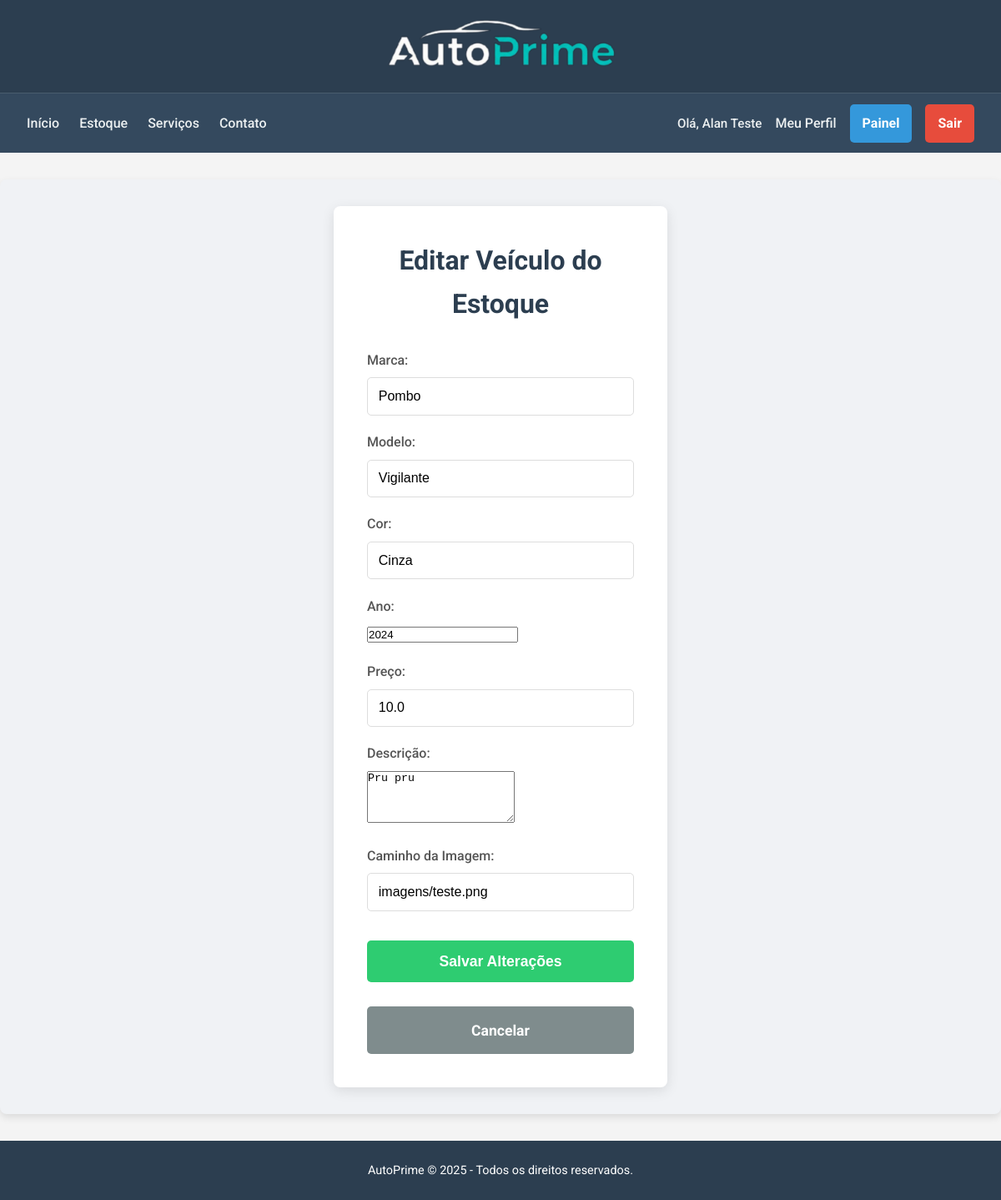
The app's page /admin/veiculos/editar/8 (signed in) with its own data.
### app.py (models this page shows)
class Estoque(db.Model):
    id = db.Column(db.Integer, primary_key=True)
    marca = db.Column(db.String(100), nullable=False)
    modelo = db.Column(db.String(100), nullable=False)
    ano = db.Column(db.Integer, nullable=False)
    preco = db.Column(db.Float, nullable=False)
    descricao = db.Column(db.Text, nullable=True)
    imagem_url = db.Column(db.String(200), nullable=False)
    cor = db.Column(db.String(50), nullable=False)
    status = db.Column(db.String(20), nullable=False, default='Disponível')
    test_drives = db.relationship(
        'TestDrive',
        backref='veiculo',
        lazy=True,
        cascade="all, delete-orphan"
    )
    venda = db.relationship(
        'Venda',
        backref='veiculo',
        uselist=False,
        cascade="all, delete-orphan"
    )

### app.py (the view, shortened to what this page needs)
@app.route('/admin/veiculos/editar/<int:veiculo_id>', methods=['GET', 'POST'])
@admin_required
def editar_veiculo(veiculo_id):
    veiculo = Estoque.query.get_or_404(veiculo_id)
    return render_template('editar_veiculo.html', veiculo=veiculo)

### app.py (called while the page is built)
def admin_required(f):
    @wraps(f)
    def decorated_function(*args, **kwargs):
        if not session.get('is_admin'):
            flash('Acesso negado. Você precisa ser um administrador para ver esta página.', 'error')
            return redirect(url_for('index'))
        return f(*args, **kwargs)
    return decorated_function

### templates/editar_veiculo.html (shortened to what this page needs)
{% extends "base.html" %}
{% block content %}
<main class="main-content form-page">
    <section class="form-section">
        <h2>Editar Veículo do Estoque</h2>
        <form action="{{ url_for('editar_veiculo', veiculo_id=veiculo.id) }}" method="POST" class="auth-form">
            <div class="form-group">
                <label for="marca">Marca:</label>
                <input type="text" id="marca" name="marca" required value="{{ veiculo.marca }}">
            </div>
            <div class="form-group">
                <label for="modelo">Modelo:</label>
                <input type="text" id="modelo" name="modelo" required value="{{ veiculo.modelo }}">
            </div>
            <div class="form-group">
                <label for="cor">Cor:</label>
                <input type="text" id="cor" name="cor" required value="{{ veiculo.cor }}">
            </div>
            <div class="form-group">
                <label for="ano">Ano:</label>
                <input type="number" id="ano" name="ano" required value="{{ veiculo.ano }}">
            </div>
            <div class="form-group">
                <label for="preco">Preço:</label>
                <input type="text" id="preco" name="preco" required value="{{ veiculo.preco }}">
            </div>
            <div class="form-group">
                <label for="descricao">Descrição:</label>
                <textarea id="descricao" name="descricao" rows="4">{{ veiculo.descricao }}</textarea>
            </div>
            <div class="form-group">
                <label for="imagem_url">Caminho da Imagem:</label>
                <input type="text" id="imagem_url" name="imagem_url" required value="{{ veiculo.imagem_url }}">
            </div>
            <button type="submit" class="btn btn-cadastro full-width">Salvar Alterações</button>
            <a href="{{ url_for('painel_admin') }}" class="btn btn-secondary full-width" style="margin-top: 10px;">Cancelar</a>
        </form>
    </section>
</main>
{% endblock %}

### static/css/style.css (style rules this page uses)
* { margin: 0; padding: 0; box-sizing: border-box; }
body { font-family: 'Roboto', sans-serif; line-height: 1.6; color: #333; background-color: #f4f4f4; display: flex; flex-direction: column; min-height: 100vh; }
.btn { display: inline-flex; justify-content: center; align-items: center; padding: 10px 15px; border-radius: 5px; text-decoration: none; font-weight: bold; transition: background-color 0.3s ease, color 0.3s ease; text-align: center; border: none; cursor: pointer; }
.btn-cadastro { background-color: #2ecc71; color: #fff; }
.btn-agendar, .btn-secondary { background-color: #34495e; color: white; }
.main-content { display: flex; flex-wrap: wrap; justify-content: center; gap: 2rem; padding: 2rem; max-width: 1200px; margin: 2rem auto; background-color: #fff; border-radius: 8px; box-shadow: 0 4px 10px rgba(0,0,0,0.1); flex-grow: 1; }

### static/css/form.css (style rules this page uses)
.form-page { display: flex; justify-content: center; align-items: center; min-height: 70vh; background-color: #f0f2f5; }
.form-section { background-color: #fff; padding: 2.5rem; border-radius: 8px; box-shadow: 0 4px 15px rgba(0,0,0,0.1); width: 100%; max-width: 400px; text-align: center; }
.form-section h2 { color: #2c3e50; margin-bottom: 1.8rem; font-size: 2rem; font-weight: 700; }
.auth-form { display: flex; flex-direction: column; gap: 1.2rem; }
.form-group { text-align: left; }
.form-group label { display: block; margin-bottom: 0.5rem; color: #555; font-weight: 500; }
.form-group input[type="email"], .form-group input[type="password"], .form-group input[type="text"] { width: 100%; padding: 0.8rem; border: 1px solid #ddd; border-radius: 5px; font-size: 1rem; transition: border-color 0.3s ease; }
.btn.full-width { width: 100%; padding: 0.9rem; font-size: 1.1rem; margin-top: 1rem; }
.btn-secondary { background-color: #7f8c8d; color: #fff; border: none; text-align: center; }

### records on screen
Estoque: marca "Pombo", modelo "Vigilante", cor "Cinza", ano "2024", preco "10.0", descricao "Pru pru", imagem_url "imagens/teste.png"

### other values on screen
{{ session.get('user_name') }} "Alan Teste"
